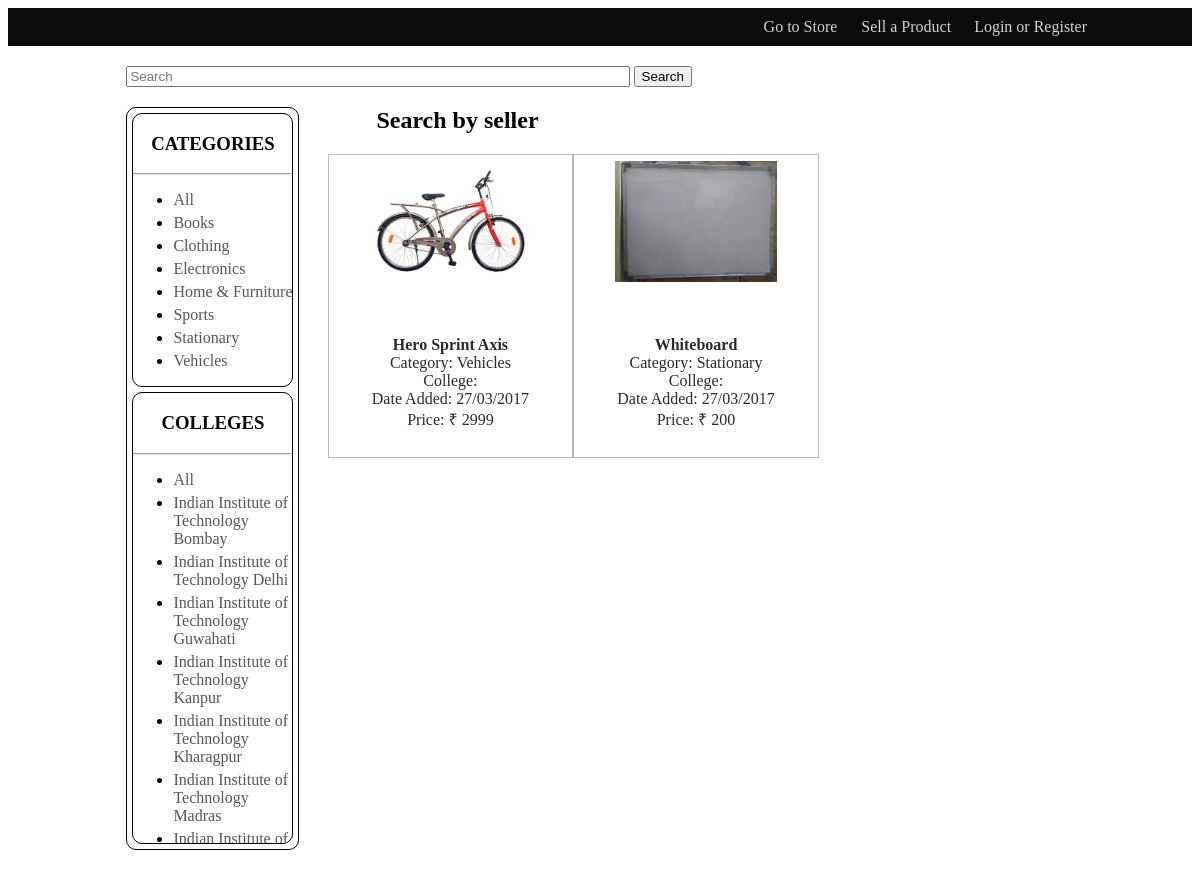
The app's page /store?seller=4, older data.
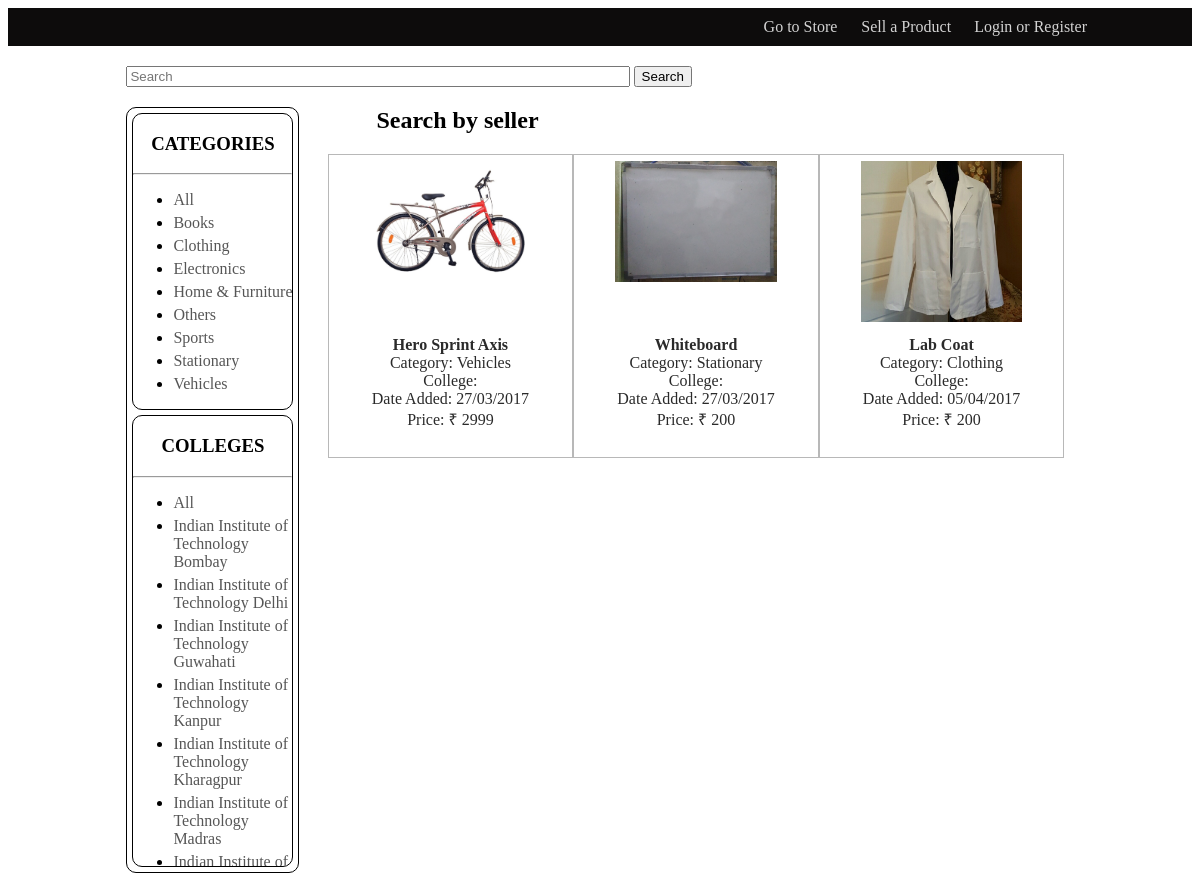
The same page, newer data.
### tables this page shows
CREATE TABLE `categories` (
  `id` int(2) unsigned NOT NULL AUTO_INCREMENT,
  `name` varchar(255) NOT NULL,
  PRIMARY KEY (`id`),
  UNIQUE KEY `name` (`name`)
);

CREATE TABLE `colleges` (
  `id` int(10) unsigned NOT NULL AUTO_INCREMENT,
  `name` varchar(255) NOT NULL,
  PRIMARY KEY (`id`),
  UNIQUE KEY `name` (`name`)
);

CREATE TABLE `products` (
  `id` int(10) unsigned NOT NULL AUTO_INCREMENT,
  `name` varchar(255) NOT NULL,
  `description` varchar(255) NOT NULL,
  `contact` varchar(255) NOT NULL,
  `image` varchar(255) NOT NULL,
  `price` int(10) unsigned NOT NULL,
  `category_id` int(10) unsigned NOT NULL,
  `user_id` int(10) unsigned NOT NULL,
  `datetime` datetime NOT NULL,
  `sold` char(1) NOT NULL DEFAULT 'n',
  PRIMARY KEY (`id`),
  KEY `user_id` (`user_id`),
  KEY `category_id` (`category_id`),
  CONSTRAINT `products_ibfk_1` FOREIGN KEY (`category_id`) REFERENCES `categories` (`id`) ON UPDATE CASCADE,
  CONSTRAINT `products_ibfk_2` FOREIGN KEY (`user_id`) REFERENCES `users` (`id`) ON UPDATE CASCADE
);

### includes/helpers.php (called while the page is built, shortened)
<?php
    function render ($view, $values = [])
    {
        extract($values);
        require(__DIR__."/../views/header.php");
        require(__DIR__."/../views/".$view.".php");
        require(__DIR__."/../views/footer.php");
        exit;
    }
?>

### controllers/store.php (called while the page is built, shortened)
<?php
    $categories = get_categories();
    $colleges = get_colleges();
    if (empty($_GET["category"]) && empty($_GET["college"]) && empty($_GET["seller"])  && empty($_GET["q"]))
    {
        $products = get_recent_products();
        $search_head = "Recent Additions";
    }
    else if (empty($_GET["college"]) && empty($_GET["seller"]) && empty($_GET["q"]))
    {
        $products = get_products_by(1, $_GET["category"]);
        $search_head = "Category: ".$products[0]["category"];
    }
    else if (empty($_GET["seller"]) && empty($_GET["q"]))
    {
        $products = get_products_by(2, $_GET["college"]);
        $search_head = "College: ".$products[0]["college"];
    }
    else if (empty($_GET["q"]))
    {
        $products = get_products_by(3, $_GET["seller"]);
        $search_head = "Search by seller";
    }
    else
    {
	$products = search_products($_GET["q"]);
	$search_head = "Search: ".htmlspecialchars($_GET["q"]);
    }
    render("store_view", ["title" => "Store", "categories" => $categories, "colleges" => $colleges, "search_head" => $search_head, "products" => $products]);
?>

### public/index.php (called while the page is built, shortened)
<?php
    if (isset($_GET["url"]))
        $url = $_GET["url"];
    else
        $url = "store";
    require("../controllers/".$url.".php");
?>

### models/db.php (called while the page is built, shortened)
<?php
    function get_colleges()
    {
        $dbh = $GLOBALS["dbh"];
        $clgs = $dbh->query("SELECT * FROM colleges");
        $colleges = $clgs->fetchAll(PDO::FETCH_ASSOC);
        return $colleges;
    }
    function get_categories()
    {
        $dbh = $GLOBALS["dbh"];
        $result = $dbh->query("SELECT * FROM categories");
        $categories = $result->fetchAll(PDO::FETCH_ASSOC);
        return $categories;
    }
    function get_products_by($option, $id)
    {
        $dbh = $GLOBALS["dbh"];
        if ($option === 1)
        {
            $stmt = $dbh->prepare("SELECT products.*, categories.name AS category, colleges.name AS college FROM products
            INNER JOIN categories ON products.category_id = categories.id INNER JOIN colleges ON colleges.id
            IN (SELECT college_id FROM users WHERE users.id = products.user_id)
            WHERE products.category_id = :id && products.sold = 'n' ORDER BY datetime DESC");
        }
        else if ($option === 3)
        {
            $stmt = $dbh->prepare("SELECT products.*, categories.name AS category FROM products INNER JOIN categories
            ON products.category_id = categories.id WHERE products.user_id = :id ORDER BY sold");
        }
        $stmt->bindParam(":id", $id);
        $stmt->execute();
        $products = $stmt->fetchAll(PDO::FETCH_ASSOC);
        return $products;
    }
?>

### views/store_view.php (the view, shortened to what the changed rows need)
<div id="items-display">
    <div id="search-criterias">
        <div class="criteria">
            <ul>
            <?php
                foreach ($categories as $category)
                {
            ?>
                <li><a href="store?category=<?= $category["id"] ?>"><?= $category["name"] ?></a></li>
            <?php
                }
            ?>
            </ul>
        </div>
        <div class="criteria">
            <ul>
            <?php
                foreach ($colleges as $college)
                {
            ?>
            <li><a href="store?college=<?= $college["id"] ?>"><?= $college["name"] ?></a></li>
            <?php
                }
            ?>
            </ul>
        </div>
    </div>
    <div id="search_head"><h2><?= $search_head ?></h2></div>
    <table id="items">
        <?php
            $n = 1;
            foreach ($products as $product)
            {
                if ($n % 3 === 1)
                    echo "<tr>";
        ?>
                    <td>
                        <a href="product?id=<?= $product["id"] ?>">
                            <div class="store-img"><img src="img/<?= $product["image"] ?>"></div>
                            <strong><?= $product["name"] ?></strong><br>
                            Category: <?= $product["category"] ?><br>
                            College: <?= $product["college"] ?><br>
                            Date Added: <?= date("d/m/Y", strtotime($product["datetime"])) ?><br>
                            Price:
                                <?php
                                if (intval($product["price"]) === 0)
                                {
                                    echo "On Donation";
                                }
                                else
                                {
                            ?>
                                &#8377; <?= $product["price"] ?>
                            <?php
                                }
                            ?>
                        </a>
                    </td>
        <?php
                if ($n % 3 === 0)
                    echo "</tr>";
                $n++;
            }
            if (($n - 1) % 3 !== 0)
             echo "</tr>";
        ?>
    </table>
</div>

Row changes from the older to the newer data that the page shows:
added categories: name "Others"
added products: image (picture), name "Lab Coat", category.name "Clothing", datetime "05/04/2017", price "200"
